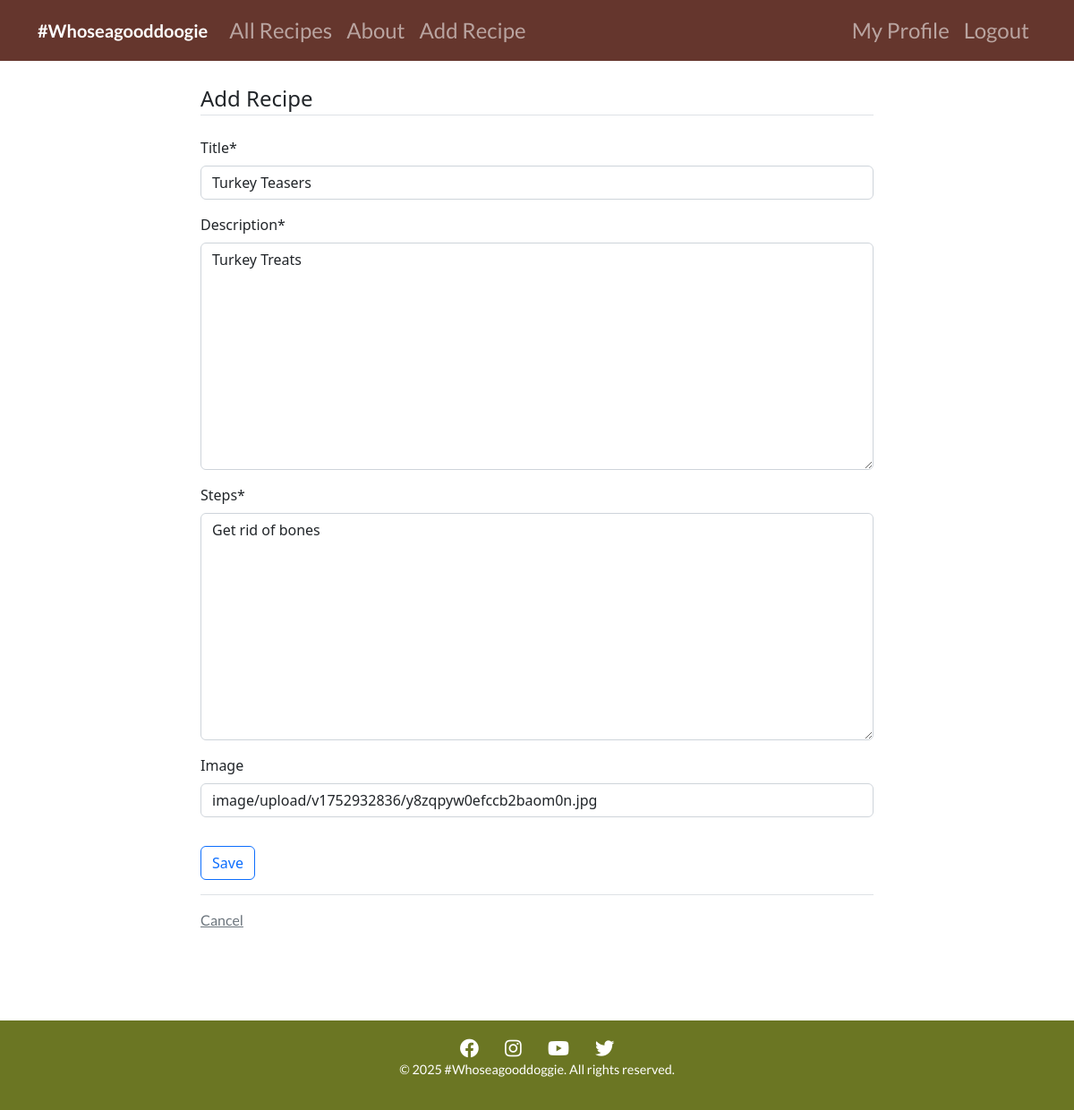
Page /recipe/recipe/9/update (signed in) on the committed database.
### recipes/models.py (models this page shows, shortened)
class Recipe(models.Model):
    title = models.CharField(max_length=100)
    description = models.TextField()
    steps = models.TextField(default="No steps provided.")  # New field for recipe steps  # New field for recipe steps
    author = models.ForeignKey(User, on_delete=models.CASCADE)
    created_at = models.DateTimeField(auto_now_add=True)
    updated_at = models.DateTimeField(auto_now=True)
    image = CloudinaryField('image', blank=True, null=True)  # Field for image upload

### recipes/views.py (the view, shortened to what this page needs)
# urls.py: path('recipe/<int:pk>/update', views.RecipeUpdateView.as_view(), name="recipes-update"),
class RecipeUpdateView(LoginRequiredMixin, UserPassesTestMixin, UpdateView):
    model = Recipe
    fields = ['title', 'description', 'steps', 'image']  # Include all fields for updating
    def test_func(self):
        recipe = self.get_object()
        return self.request.user == recipe.author

### recipes/templates/recipes/recipe_form.html (shortened to what this page needs)
{% extends "recipes/base.html" %}
{% load crispy_forms_tags %}
{% block content %}
<div class="container">
  <form method="POST" enctype="multipart/form-data">
    <fieldset class="form-group">
      <legend class="border-bottom mb-4">Add Recipe</legend>
      {{ form|crispy }}
    </fieldset>
    <div class="form-group py-3">
      <input class="btn btn-outline-primary" type="submit" value="Save" />
    </div>
  </form>
  <div class="border-top pt-3">
    <a class="text-muted" href="{% url 'recipes-home' %}">Cancel</a>
  </div>
</div>
{% endblock content %}

### static/assets/css/styles.css (style rules this page uses)
body { font-family: 'Lato', sans-serif; margin: 0; padding: 0; box-sizing: border-box; background-image: url('/static/assets/images/Paws2.jpg'); background-size: cover; background-repeat: no-repeat; background-attachment: fixed; background-position: center; color: #fff; padding-bottom: 200px; }
p, a, button { font-family: 'Lato', sans-serif; font-weight: 400; }

### rows in the picture
Recipe: title "Turkey Teasers", description "Turkey Treats", steps "Get rid of bones", image "image/upload/v1752932836/y8zqpyw0efccb2baom0n.jpg"
